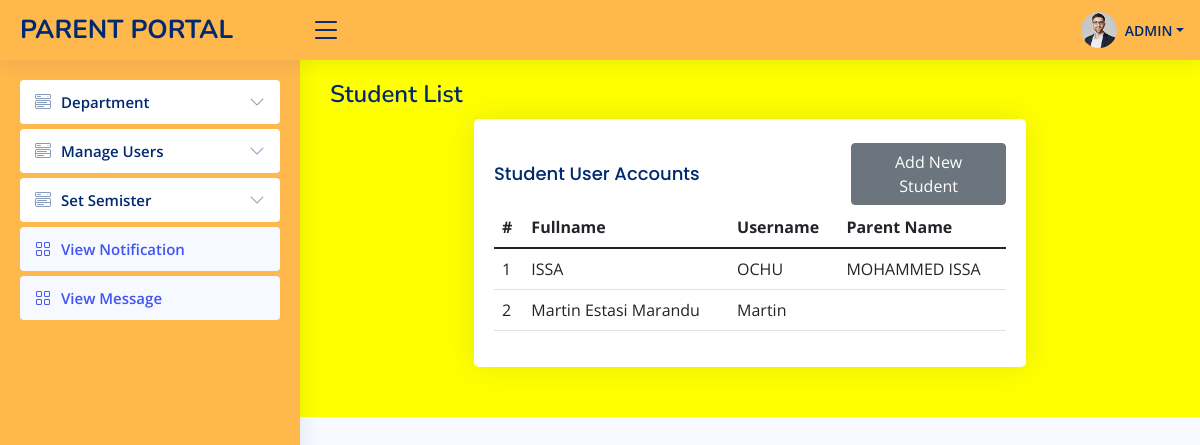
The page /allstudents (signed in) on the database its author committed.
### tables this page shows
CREATE TABLE `useraccounts` (
  `id` int(11) NOT NULL,
  `username` varchar(20) NOT NULL,
  `fullname` varchar(255) NOT NULL,
  `email` varchar(100) NOT NULL,
  `password` varchar(255) NOT NULL,
  `userole` text NOT NULL,
  `studentid` int(11) NOT NULL DEFAULT 0,
  `resultstatus` int(11) NOT NULL DEFAULT 0,
  `convoviewid` int(11) NOT NULL DEFAULT 0,
  `departmentid` int(11) NOT NULL DEFAULT 0,
  `conviewid` int(11) NOT NULL DEFAULT 0
);

### controllers/template.controller.php (called while the page is built)
<?php
class deftemplate
{
	static public function template()
	{
		include "views/template.php";
	}
}

### index.php (called while the page is built, shortened)
<?php
include "controllers/template.controller.php";
include "controllers/manageusers.controller.php";
include "controllers/BasicController.php";
include "models/manageusers.model.php";
$newview = new deftemplate;
$newview ->	template();

### controllers/manageusers.controller.php (called while the page is built, shortened)
<?php
class ManageUserCtrl
{
	static public function AllManagerUsersCtrl($item, $value){
		$table = "useraccounts";
		$answer = ManageUserMdl::AllManagerUsersMdl($table, $item, $value);
		return $answer;
	}
}

### models/connection.php (called while the page is built)
<?php
class Connection{
static	public function connect(){
		$link = new PDO("mysql:host=localhost;dbname=manageschool", "root", "");
		$link -> exec("set names utf8");
		return $link;
	}
}

### models/manageusers.model.php (called while the page is built, shortened)
<?php
require_once"connection.php";
class ManageUserMdl
{
	static public function AllManagerUsersMdl($table, $item, $value){
		if($item != null){
		$stmt = Connection::connect()->prepare("SELECT * FROM $table WHERE $item = :$item");
		$stmt -> bindParam(":".$item, $value, PDO::PARAM_STR);
		$stmt -> execute();
			return $stmt -> fetch();
		}
		else{
		$stmt = Connection::connect()->prepare("SELECT * FROM $table");
		$stmt -> execute();
		return $stmt -> fetchAll();
		}
	}
}

### views/modules/allstudents.php (the view, shortened to what this page needs)
<div class="pagetitle">
  <h1>Student List</h1>
</div>
<section class="section">
  <div class="row">
    <div class="col-md-2"></div>
    <div class="col-md-8">
      <div class="card">
        <div class="card-body">
          <br>
          <div class="row">
            <div class="col-md-8">
               <h5 class="card-title">Student User Accounts</h5>
            </div>
            <div class="col-md-4">
          <button type="button" class="btn btn-secondary" data-bs-toggle="modal" data-bs-target="#Student">
             Add New Student
          </button>
            </div>
          </div>
          <table class="table datatable">
            <thead>
              <tr>
                <th scope="col">#</th>
                <th scope="col">Fullname</th>
                <th scope="col">Username</th>
                <th scope="col">Parent Name</th>
              </tr>
            </thead>
            <tbody>
              <?php
          $item = null;
          $value = null;
          $users = ManageUserCtrl::AllManagerUsersCtrl($item,$value);
          foreach ($users as $key => $value) {
          		if ($value["userole"] == 'Student') {
          			$itemc = "studentid";
              $valuec = $value["id"];
              $name = ManageUserCtrl::AllManagerUsersCtrl($itemc,$valuec);
          			$number++;
          		 	echo
                   '<tr>
                   <td>
                   '.$number.'</td>
                  <td>'.$value["fullname"].'</td>
                  <td>'.$value["username"].'</td>
                  <td>'.$name["fullname"].'</td></tr>';
          		 }
                  }
              ?>
            </tbody>
          </table>
        </div>
      </div>
    </div>
  </div>
</section>

### views/assets/css/style.css (style rules this page uses)
:root { scroll-behavior: smooth; }
body { font-family: "Open Sans", sans-serif; background: #f6f9ff; color: #444444; }
h1, h2, h3, h4, h5, h6 { font-family: "Nunito", sans-serif; }
.pagetitle { margin-bottom: 10px; }
.pagetitle h1 { font-size: 24px; margin-bottom: 0; font-weight: 600; color: #012970; }
.card { margin-bottom: 30px; border: none; border-radius: 5px; box-shadow: 0px 0 30px rgba(1, 41, 112, 0.1); }
.card-title { padding: 20px 0 15px 0; font-size: 18px; font-weight: 500; color: #012970; font-family: "Poppins", sans-serif; }
.card-body { padding: 0 20px 20px 20px; }

### rows shown on the page
useraccounts: fullname "ISSA", username "OCHU", useraccounts.fullname "MOHAMMED ISSA"
useraccounts: fullname "Martin Estasi Marandu", username "Martin"

### other values the page prints
$_SESSION["username"] "ADMIN"
